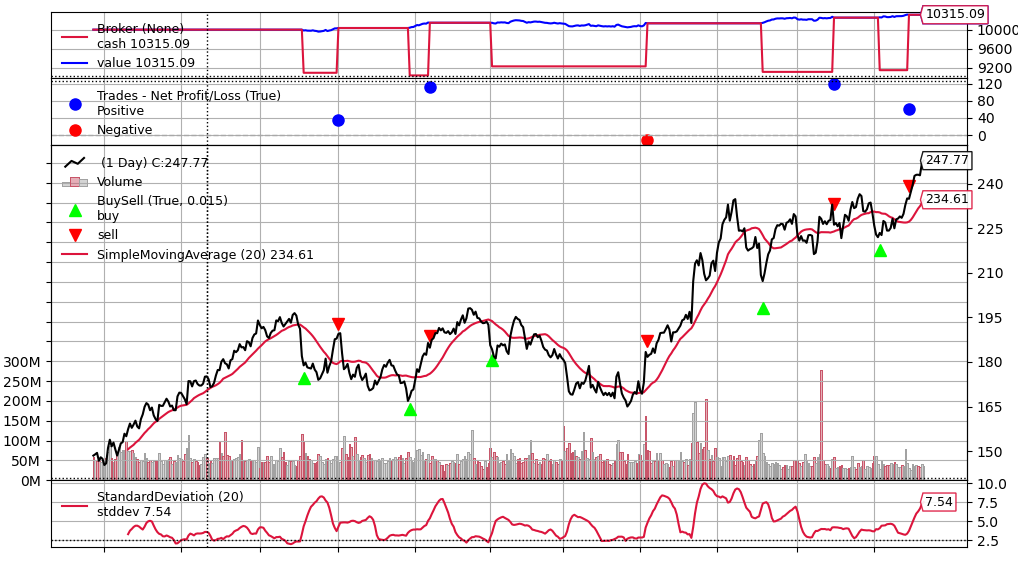

Write Python code to recreate this figure.
import backtrader as bt
import requests
import pandas as pd
import numpy as np
import os

# API Settings
ticker = "AAPL"
start_date = "2023-01-09"
end_date = "2024-12-10"
api_key = "BCnibG6TFwiypPXLQW6cqy5cdcLAP0bf"  # Insert your API Key

# File save path
save_path = f"/Users/rezaghasemi/Downloads/Programming/Quantitative/{ticker}_MeanReversion_Strategy.csv"

# Check if file already exists
if os.path.exists(save_path):
    print("🔍 File found, loading data...")
    df = pd.read_csv(save_path, index_col="date", parse_dates=True)
else:
    print("📡 Fetching data from API...")
    url = f"https://api.polygon.io/v2/aggs/ticker/{ticker}/range/1/day/{start_date}/{end_date}?adjusted=true&sort=asc&apiKey={api_key}"
    response = requests.get(url)

    if response.status_code == 200:
        try:
            data = response.json()["results"]
            df = pd.DataFrame(data)
            df["date"] = pd.to_datetime(df["t"], unit="ms")
            df.set_index("date", inplace=True)

            # Rename columns for Backtrader
            df.rename(columns={"o": "open", "h": "high", "l": "low", "c": "close", "v": "volume"}, inplace=True)

            # Save data to CSV
            df.to_csv(save_path)
            print(f"✅ Data saved at: {save_path}")

        except Exception as e:
            print(f"❌ JSON processing error: {e}")
            exit()
    else:
        print(f"❌ API Error: Status code {response.status_code}")
        print("Response text:", response.text)
        exit()


# 📌 **Backtrader Strategy: Mean Reversion using Z-Score**
class MeanReversionStrategy(bt.Strategy):
    params = (("lookback", 20), ("z_score_buy", -2), ("z_score_sell", 2))  # Parameters for mean reversion

    def __init__(self):
        # Compute Moving Average and Standard Deviation
        self.sma = bt.indicators.SimpleMovingAverage(period=self.params.lookback)
        self.std_dev = bt.indicators.StandardDeviation(period=self.params.lookback)

        # Compute Z-Score
        self.z_score = (self.data.close - self.sma) / self.std_dev

    def next(self):
        if not self.position:
            # Buy when Z-Score < -2 (Price is far below mean)
            if self.z_score[0] < self.params.z_score_buy:
                cash_available = self.broker.get_cash()
                share_size = cash_available * 0.10 / self.data.close[0]  # Buy with 10% of capital
                self.buy(size=round(share_size))
        else:
            # Sell when Z-Score > 2 (Price is far above mean)
            if self.z_score[0] > self.params.z_score_sell:
                self.sell(size=self.position.size)


# 📊 **Backtrader Engine**
cerebro = bt.Cerebro()

# Load data
data = bt.feeds.PandasData(dataname=df)
cerebro.adddata(data)

# Add strategy
cerebro.addstrategy(MeanReversionStrategy)

# Set initial cash
cerebro.broker.set_cash(10000)

# Set commission
cerebro.broker.setcommission(commission=0.001)

# Run backtest
print("Starting Portfolio Value: %.2f" % cerebro.broker.getvalue())
cerebro.run()
print("Final Portfolio Value: %.2f" % cerebro.broker.getvalue())

# Plot results
cerebro.plot()
